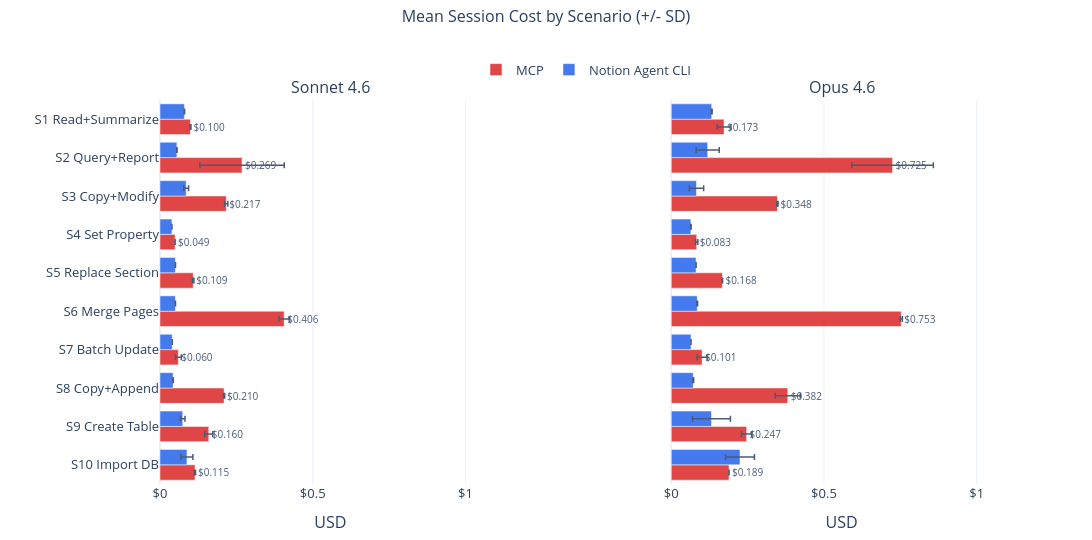

The notebook cell this image was saved under:
### Markdown cell above
## 3. Mean Session Cost by Scenario

Horizontal bars show mean cost per session (USD). Error bars are ± 1 SD. n=5 iterations per condition per scenario. Both panels share the same x-axis for cross-model comparison.

### Code cell
charts = {}

pairs = _model_pairs(labels)
agg = df.groupby(["scenario_num", "label"]).agg(
    cost_mean=("cost_usd", "mean"), cost_std=("cost_usd", "std"),
    n=("cost_usd", "count")).reset_index()
scenario_labels = [f"S{s} {SCENARIO_NAMES.get(s, '')}" for s in sorted(agg.scenario_num.unique())]
x_max = (agg.cost_mean + agg.cost_std.fillna(0)).max() * 1.30

fig = make_subplots(rows=1, cols=len(pairs),
    subplot_titles=["Sonnet 4.6", "Opus 4.6"][:len(pairs)],
    horizontal_spacing=0.20, shared_yaxes=True)

for col, (model, cli_label, mcp_label) in enumerate(pairs, 1):
    for label, color, name in [(mcp_label, MCP_COLOR, "MCP"), (cli_label, NAC_COLOR, "Notion Agent CLI")]:
        sub = agg[agg.label == label].sort_values("scenario_num")
        sub_labels = sub.scenario_num.map(lambda n: f"S{n} {SCENARIO_NAMES.get(n, '')}")
        texts = [f"${r.cost_mean:.3f}" for _, r in sub.iterrows()] if name == "MCP" else [""] * len(sub)
        fig.add_trace(go.Bar(
            y=sub_labels, x=sub.cost_mean, orientation="h",
            error_x=dict(type="data", array=sub.cost_std.fillna(0), thickness=1.5, width=3),
            name=name, legendgroup=name, showlegend=(col == 1),
            marker_color=color, opacity=0.85,
            text=texts, textposition="outside", textfont_size=10,
            hovertemplate="%{y}<br>" + name + ": $%{x:.4f} +/- $%{error_x.array:.4f}<extra></extra>",
        ), row=1, col=col)
    fig.update_yaxes(categoryorder="array", categoryarray=list(reversed(scenario_labels)), row=1, col=col)
    fig.update_xaxes(title_text="USD", tickprefix="$", range=[0, x_max], row=1, col=col)

fig.update_layout(**LAYOUT, barmode="group", height=540, width=1100,
    title=dict(text="Mean Session Cost by Scenario (+/- SD)",
               y=0.98, x=0.5, xanchor="center", font_size=16),
    margin=dict(t=100, b=50, l=160, r=80),
    legend=dict(orientation="h", yanchor="bottom", y=1.04, x=0.5, xanchor="center"))
charts["bench-turns-cost"] = fig
fig.show()

### Figure 1 — Plotly figure (JSON) as saved in the notebook; plotly's stock layout.template omitted (floating-point values rounded to 4 significant figures)
{"data": [{"error_x": {"array": [0.001678, 0.1381, 0.00518, 0.0001237, 0.002264, 0.01695, 0.009484, 0.001983, 0.01308, 0.001758], "thickness": 1.5, "type": "data", "width": 3}, "hovertemplate": "%{y}<br>MCP: $%{x:.4f} +/- $%{error_x.array:.4f}<extra></extra>", "legendgroup": "MCP", "marker": {"color": "#DC2626"}, "name": "MCP", "opacity": 0.85, "orientation": "h", "showlegend": true, "text": ["$0.100", "$0.269", "$0.217", "$0.049", "$0.109", "$0.406", "$0.060", "$0.210", "$0.160", "$0.115"], "textfont": {"size": 10}, "textposition": "outside", "type": "bar", "x": [0.0996, 0.2685, 0.2169, 0.04945, 0.1087, 0.4065, 0.06006, 0.2098, 0.1596, 0.1147], "xaxis": "x", "y": ["S1 Read+Summarize", "S2 Query+Report", "S3 Copy+Modify", "S4 Set Property", "S5 Replace Section", "S6 Merge Pages", "S7 Batch Update", "S8 Copy+Append", "S9 Create Table", "S10 Import DB"], "yaxis": "y"}, {"error_x": {"array": [0.0005166, 0.0005385, 0.007889, 3.189e-05, 0.0003492, 0.0005142, 0.0001496, 0.0008085, 0.007347, 0.01938], "thickness": 1.5, "type": "data", "width": 3}, "hovertemplate": "%{y}<br>Notion Agent CLI: $%{x:.4f} +/- $%{error_x.array:.4f}<extra></extra>", "legendgroup": "Notion Agent CLI", "marker": {"color": "#2563EB"}, "name": "Notion Agent CLI", "opacity": 0.85, "orientation": "h", "showlegend": true, "text": ["", "", "", "", "", "", "", "", "", ""], "textfont": {"size": 10}, "textposition": "outside", "type": "bar", "x": [0.07995, 0.0553, 0.08564, 0.03901, 0.0504, 0.05031, 0.03996, 0.04283, 0.07442, 0.08826], "xaxis": "x", "y": ["S1 Read+Summarize", "S2 Query+Report", "S3 Copy+Modify", "S4 Set Property", "S5 Replace Section", "S6 Merge Pages", "S7 Batch Update", "S8 Copy+Append", "S9 Create Table", "S10 Import DB"], "yaxis": "y"}, {"error_x": {"array": [0.0225, 0.1334, 0.001989, 0.003841, 0.00063, 0.003615, 0.01621, 0.04104, 0.01665, 0.0002819], "thickness": 1.5, "type": "data", "width": 3}, "hovertemplate": "%{y}<br>MCP: $%{x:.4f} +/- $%{error_x.array:.4f}<extra></extra>", "legendgroup": "MCP", "marker": {"color": "#DC2626"}, "name": "MCP", "opacity": 0.85, "orientation": "h", "showlegend": false, "text": ["$0.173", "$0.725", "$0.348", "$0.083", "$0.168", "$0.753", "$0.101", "$0.382", "$0.247", "$0.189"], "textfont": {"size": 10}, "textposition": "outside", "type": "bar", "x": [0.1731, 0.7248, 0.3479, 0.08347, 0.1676, 0.7532, 0.1012, 0.3816, 0.2468, 0.1892], "xaxis": "x2", "y": ["S1 Read+Summarize", "S2 Query+Report", "S3 Copy+Modify", "S4 Set Property", "S5 Replace Section", "S6 Merge Pages", "S7 Batch Update", "S8 Copy+Append", "S9 Create Table", "S10 Import DB"], "yaxis": "y2"}, {"error_x": {"array": [0.001443, 0.03787, 0.02345, 0.0007849, 0.0002462, 0.001252, 2.236e-05, 0.001496, 0.06213, 0.04741], "thickness": 1.5, "type": "data", "width": 3}, "hovertemplate": "%{y}<br>Notion Agent CLI: $%{x:.4f} +/- $%{error_x.array:.4f}<extra></extra>", "legendgroup": "Notion Agent CLI", "marker": {"color": "#2563EB"}, "name": "Notion Agent CLI", "opacity": 0.85, "orientation": "h", "showlegend": false, "text": ["", "", "", "", "", "", "", "", "", ""], "textfont": {"size": 10}, "textposition": "outside", "type": "bar", "x": [0.1326, 0.1194, 0.08279, 0.0645, 0.08136, 0.08528, 0.06494, 0.07207, 0.1317, 0.2252], "xaxis": "x2", "y": ["S1 Read+Summarize", "S2 Query+Report", "S3 Copy+Modify", "S4 Set Property", "S5 Replace Section", "S6 Merge Pages", "S7 Batch Update", "S8 Copy+Append", "S9 Create Table", "S10 Import DB"], "yaxis": "y2"}], "layout": {"annotations": [{"font": {"size": 16}, "showarrow": false, "text": "Sonnet 4.6", "x": 0.2, "xanchor": "center", "xref": "paper", "y": 1, "yanchor": "bottom", "yref": "paper"}, {"font": {"size": 16}, "showarrow": false, "text": "Opus 4.6", "x": 0.8, "xanchor": "center", "xref": "paper", "y": 1, "yanchor": "bottom", "yref": "paper"}], "barmode": "group", "font": {"size": 13}, "height": 540, "legend": {"orientation": "h", "x": 0.5, "xanchor": "center", "y": 1.04, "yanchor": "bottom"}, "margin": {"b": 50, "l": 160, "r": 80, "t": 100}, "title": {"font": {"size": 16}, "text": "Mean Session Cost by Scenario (+/- SD)", "x": 0.5, "xanchor": "center", "y": 0.98}, "width": 1100, "xaxis": {"anchor": "y", "domain": [0, 0.4], "range": [0, 1.116], "tickprefix": "$", "title": {"text": "USD"}}, "xaxis2": {"anchor": "y2", "domain": [0.6, 1], "range": [0, 1.116], "tickprefix": "$", "title": {"text": "USD"}}, "yaxis": {"anchor": "x", "categoryarray": ["S10 Import DB", "S9 Create Table", "S8 Copy+Append", "S7 Batch Update", "S6 Merge Pages", "S5 Replace Section", "S4 Set Property", "S3 Copy+Modify", "S2 Query+Report", "S1 Read+Summarize"], "categoryorder": "array", "domain": [0, 1]}, "yaxis2": {"anchor": "x2", "categoryarray": ["S10 Import DB", "S9 Create Table", "S8 Copy+Append", "S7 Batch Update", "S6 Merge Pages", "S5 Replace Section", "S4 Set Property", "S3 Copy+Modify", "S2 Query+Report", "S1 Read+Summarize"], "categoryorder": "array", "domain": [0, 1], "matches": "y", "showticklabels": false}}}
